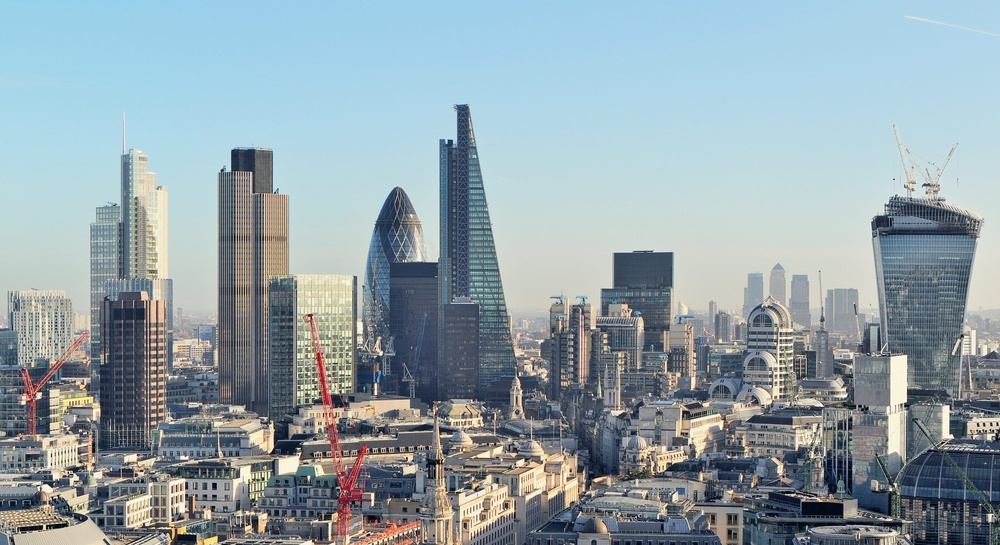
#> input picture city.jpg, 1000 x 545 px, shrunk from 2560 x 1396 before the run
$ python rgb_img_to_matrix.py
#> lines starting #> are read from the running program, lines starting #| are printed output that depends on the picture
import numpy as np
import skimage.io as io
import matplotlib.pyplot as plt

image1 = io.imread('city.jpg')
#> image1 is the input picture: shape (545, 1000, 3); mean R, G, B 146.2, 162.1, 168.9

red = image1[:, :, 0]
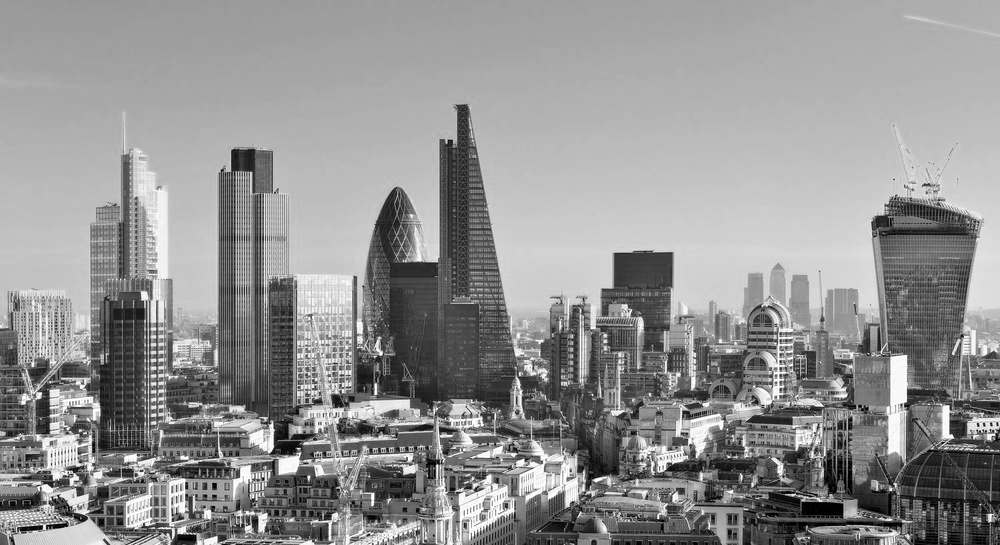
#> red: shape (545, 1000); min 0, max 255, mean 146.2
green = image1[:, :, 1]
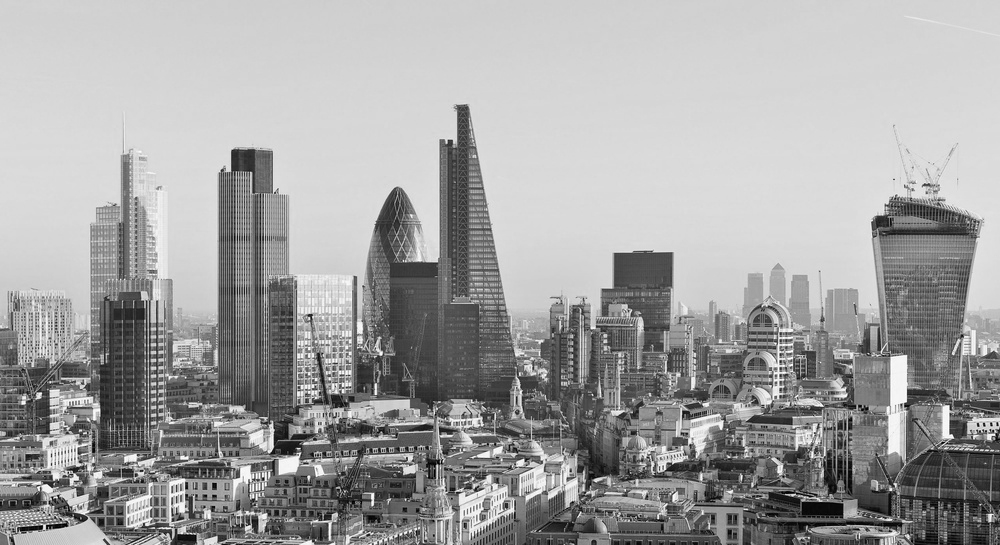
#> green: shape (545, 1000); min 0, max 255, mean 162.1
blue = image1[:, :, 2]
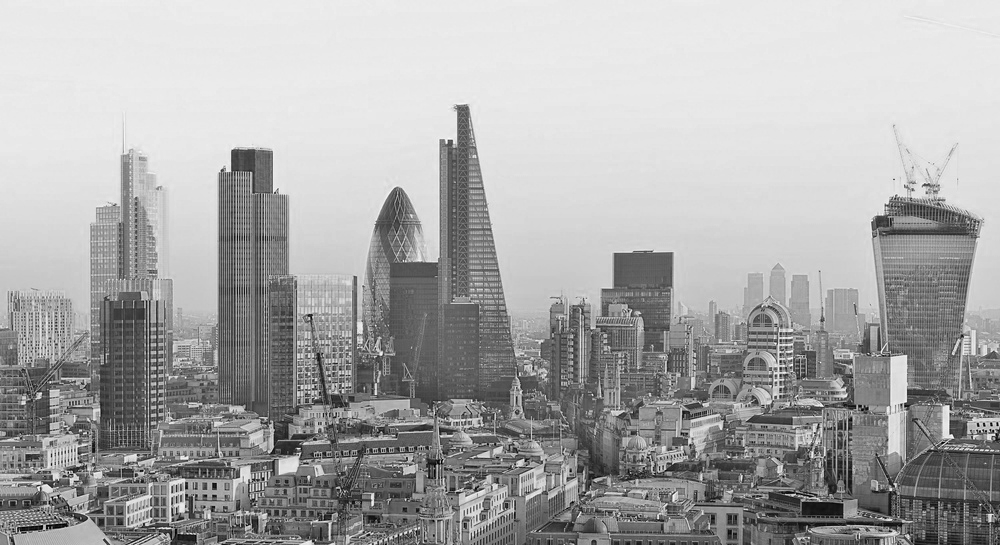
#> blue: shape (545, 1000); min 0, max 255, mean 168.9

def plot_image(image):
    plt.figure(figsize = (10, 10))
    plt.imshow(image)
    plt.show()

red_as_np = np.asarray(red)
img_size1 = str(np.size(red[0]))
#> img_size1 = '1000'
img_size2 = str(np.size(np.transpose(red)[0]))
#> img_size2 = '545'
img_size = ','.join([img_size1, img_size2])

green_as_np = np.asarray(green)
blue_as_np = np.asarray(blue)

np.savetxt('red_img.txt', red_as_np, fmt = '%7.2f', header = img_size, comments = '')
np.savetxt('green_img.txt', green_as_np, fmt = '%7.2f', header = img_size, comments = '')
np.savetxt('blue_img.txt', blue_as_np, fmt = '%7.2f', header = img_size, comments = '')

$ run again, with forest.jpeg copied over city.jpg
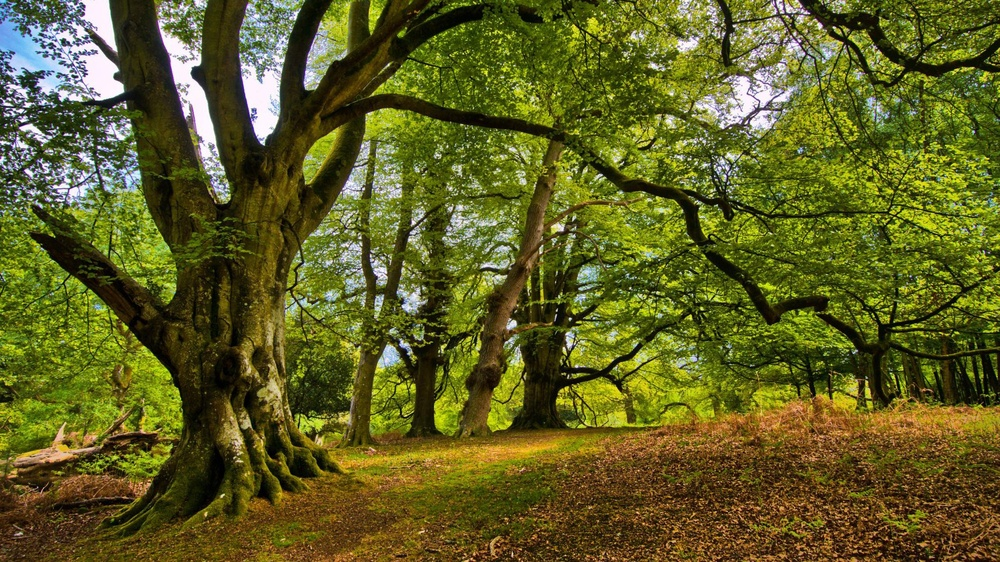
#> input picture forest.jpeg, 1000 x 562 px, shrunk from 2000 x 1125 before the run
#> image1 is the input picture: shape (562, 1000, 3); mean R, G, B 95.2, 94.7, 36.2
#> `green = image1[:, :, 1]`:
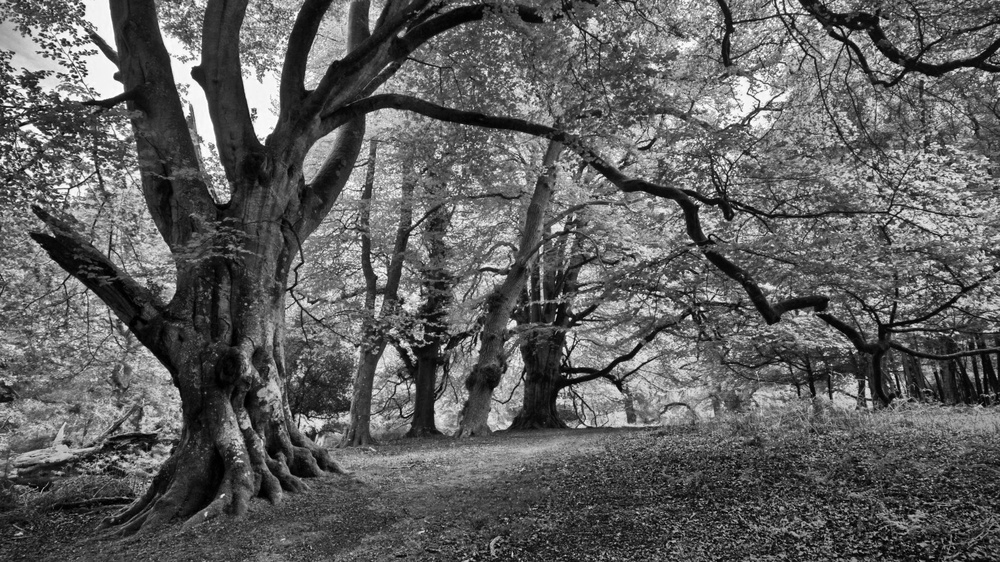
#> green: shape (562, 1000); min 0, max 255, mean 94.7
#> `blue = image1[:, :, 2]`:
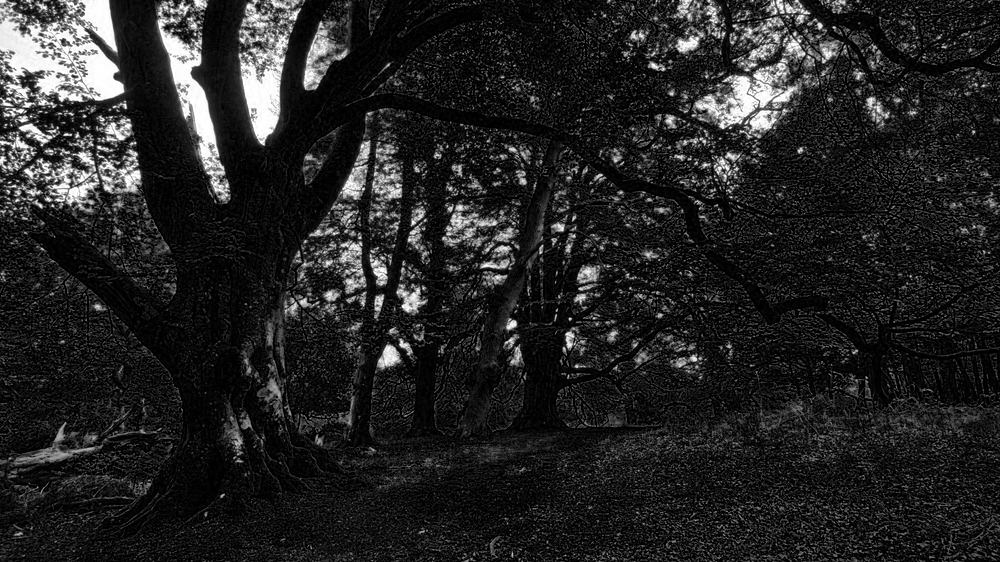
#> blue: shape (562, 1000); min 0, max 255, mean 36.2
#> img_size1 = '1000'
#> img_size2 = '562'

$ run again, with peppers.png saved as city.jpg
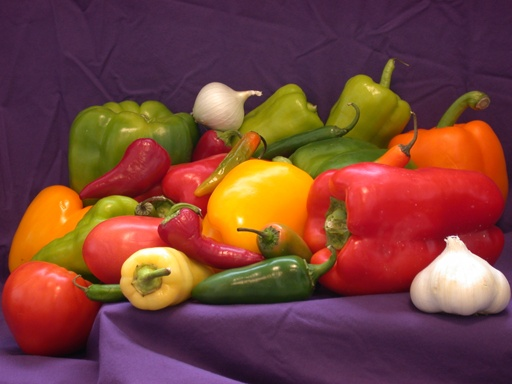
#> input picture peppers.png, 512 x 384 px
#> image1 is the input picture: shape (384, 512, 3); mean R, G, B 120.7, 66.4, 57.7
#> `green = image1[:, :, 1]`:
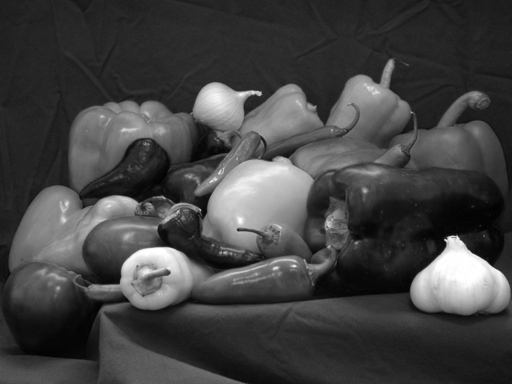
#> green: shape (384, 512); min 0, max 255, mean 66.4
#> `blue = image1[:, :, 2]`:
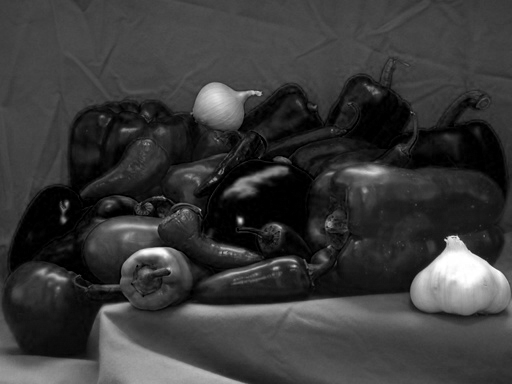
#> blue: shape (384, 512); min 0, max 255, mean 57.7
#> img_size1 = '512'
#> img_size2 = '384'
